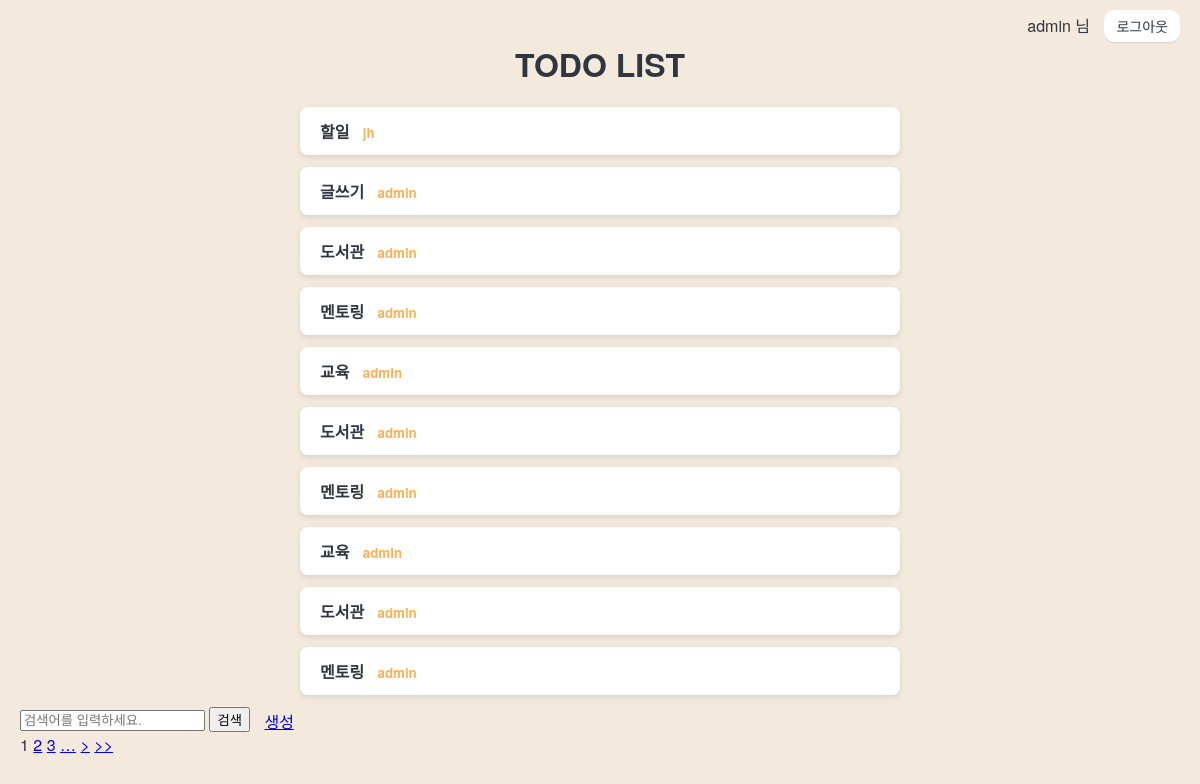
The page /cbv/todo/ (signed in) on the database its author committed.
### todo/models.py (models this page shows, shortened)
class Todo(models.Model):
    title = models.CharField('제목',max_length=50)
    description = models.TextField('설명')
    start_date = models.DateField('시작일')
    end_date = models.DateField('마감일')
    is_completed = models.BooleanField('완료 여부',default=False)
    author = models.ForeignKey(User, on_delete=models.CASCADE)
    created_at = models.DateTimeField('생성 시간',auto_now_add=True)
    updated_at = models.DateTimeField('수정 시간',auto_now=True)
    class Meta :
        verbose_name = 'Todo'
        verbose_name_plural = 'Todo 목록'

### todo/cb_views.py (the view)
# urls.py: path('todo/', TodoListView.as_view(), name='cbv_todo_list'),
class TodoListView(LoginRequiredMixin, ListView):
    model = Todo
    template_name = 'todo_list.html'
    paginate_by = 10
    ordering = ['-created_at']
    def get_queryset(self):
        queryset = super().get_queryset()
        if not self.request.user.is_superuser :
            queryset = queryset.filter(author=self.request.user)
        q = self.request.GET.get('q')
        if q :
            from django.db.models.query_utils import Q
            queryset = queryset.filter(
                Q(title__icontains=q) |
                Q(description__icontains=q)
            )
        return queryset

### templates/todo_list.html (shortened to what this page needs)
{% extends 'base.html' %}
{% load static %}
{% block extra_css %}
    <link rel="stylesheet" href="{% static 'todo_list.css' %}">
{% endblock %}
{% block content %}
<h1>TODO LIST</h1>
<ul class="todo-list">
    {% if request.user.is_superuser %}
        {% for todo in object_list %}
            <li><a href="{% url 'cbv_todo_info' todo.id %}">{{ todo.title }} &nbsp; <small style="color:#F8B259">{{ todo.author }}</small></a></li>
        {% empty %}
            <li>등록된 TODO가 없습니다.</li>
        {% endfor %}
    {% else %}
        {% for todo in object_list %}
            <li><a href="{% url 'cbv_todo_info' todo.id %}">{{ todo.title }}</a></li>
        {% empty %}
            <li>등록된 TODO가 없습니다.</li>
        {% endfor %}
    {% endif %}
</ul>
<form method="GET" style="display:inline-block; margin-right: 10px;">
    <input name="q" type="text" placeholder="검색어를 입력하세요." value="{% if request.GET.q %}{{ request.GET.q }}{% endif %}">
    <button>검색</button>
</form>
<a href="{% url 'cbv_todo_create' %}" style="vertical-align: middle;">생성</a>
<div>
    {% for i in page_obj.paginator.page_range %}
        {% if page_obj.number == i %}
            <span>{{ i }}</span>
        {% elif i > page_obj.number|add:-3 and i < page_obj.number|add:3 %}
            <a href="?page={{ i }}{% if request.GET.q %}&q={{ request.GET.q }}{% endif %}">{{ i }}</a>
        {% endif %}
    {% endfor %}
    {% if page_obj.number|add:2 < page_obj.paginator.num_pages %}
        <a href="?page={{ page_obj.number|add:3 }}{% if request.GET.q %}&q={{ request.GET.q }}{% endif %}">&hellip;</a>
    {% endif %}
    {% if page_obj.has_next %}
        <a href="?page={{ page_obj.next_page_number }}{% if request.GET.q %}&q={{ reqeust.GET.q }}{%endif%}">></a>
        <a href="?page={{ page_obj.paginator.num_pages }}{% if request.GET.q %}&q={{ reqeust.GET.q }}{%endif%}">>></a>
    {% endif %}
</div>
{% endblock %}

### templates/base.html (shortened to what this page needs)
{% load static %}
<!DOCTYPE html>
<html lang="en">
<head>
    <link rel="stylesheet" href="{% static 'base.css' %}" />
    {% block extra_css %}{% endblock %}
</head>
<body>
{% if request.user.is_authenticated %}
<nav>
    <div style = "text-align : right">
        {{ request.user.username }} 님
        <form action="{% url 'logout' %}" method='POST' style="display:inline">
            <button class="logout-button">로그아웃</button>
        </form>
    </div>
</nav>
{% block content %}{% endblock %}
{% endif %}
</body>
</html>

### static/base.css (style rules this page uses)
body { font-family: 'Helvetica Neue', sans-serif; background-color: #F3E9DC; margin: 0; padding: 20px; color: #2f3640; }
nav { position: fixed; top: 0; left: 0; width: 100%; padding: 10px 20px; box-sizing: border-box; z-index: 1000; }
.logout-button { background-color: white; color: #2f3640; border: 0px solid #ccc; box-shadow: 0 1px 1px rgba(0,0,0,0.1); padding: 6px 12px; border-radius: 10px; cursor: pointer; font-size: 14px; transition: background-color 0.2s ease; margin-left: 10px; }

### static/todo_list.css (style rules this page uses)
h1 { text-align: center; margin-bottom: 20px; }
.todo-list { max-width: 600px; margin: 0 auto; padding-left: 0; list-style-type: none; }
.todo-list li { background: white; padding: 12px 20px; border-radius: 8px; margin-bottom: 12px; box-shadow: 0 2px 6px rgba(0,0,0,0.1); transition: background-color 0.2s ease; }
.todo-list li a { text-decoration: none; color: #2f3640; font-weight: 600; display: block; }

### rows shown on the page
Todo: title "할일", author "jh"
Todo: title "글쓰기", author "admin"
Todo: title "도서관", author "admin"
Todo: title "멘토링", author "admin"
Todo: title "교육", author "admin"
Todo: title "도서관", author "admin"
Todo: title "멘토링", author "admin"
Todo: title "교육", author "admin"
Todo: title "도서관", author "admin"
Todo: title "멘토링", author "admin"

### other values the page prints
{{ request.user.username }} "admin"
{{ i }} "1"
{{ i }} "2" "3"
